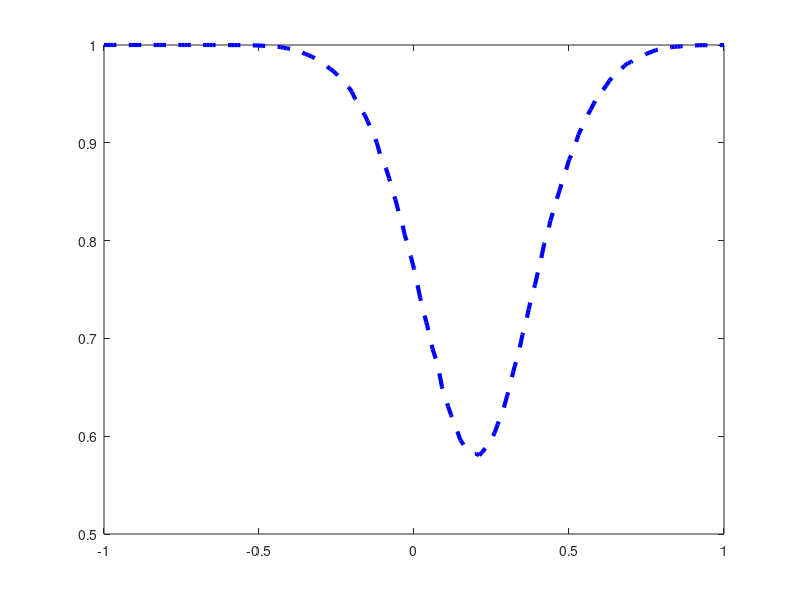

The MATLAB source for this figure: (Note: this script raises an error after producing the figure.)
% MIT 16.S498: Risk Aware and Robust Nonlinear Planning, Fall 2019
% Lecture 8: Nonlinear Robust Optimizaion
%% Distributionally Robust Chance Constrained Set 
%% Monte Carlo test

Prob_List=[];
for u=-1:0.01:1

% number of uncertainty samples
N=100000;

m1=random('Uniform',-0.1,0.1,1,N);sigma1=random('Uniform',0.1,0.3,1,N);
m2=random('Uniform',-0.1,0.1,1,N);sigma2=random('Uniform',0.1,0.3,1,N);
m3=random('Uniform',-0.1,0.1,1,N);sigma3=random('Uniform',0.1,0.3,1,N);
m4=random('Uniform',-0.1,0.1,1,N);sigma4=random('Uniform',0.1,0.3,1,N);

x1=random('Normal',m1,sigma1);
x2=random('Normal',m2,sigma2);
x3=random('Normal',m3,sigma3);
w=random('Normal',m4,sigma4);

% x(k+1)
f1=0.2*w.*x2;
f2=x1.*x3;
f3=1.2*x1-0.5*x2+x3+2*u;

% success set
K=-(1^2-(f1-0.1).^2/0.2^2-(f2-0.1).^2/0.2^2-(f3-0.4).^2/0.3^2);


Pro=size(find(K>=0),2)/N;
Prob_List=[Prob_List;u,Pro];

end
plot([-1:0.01:1],Prob_List(:,2),'--','LineWidth',3,'color','blue');hold on
plot([-1:0.01:1],1-Delta*ones(size([-1:0.01:1])),'--','color','blue','LineWidth',5);grid;hold on
str2 = '$ 1-\Delta $';text(0.6,0.9,str2,'Interpreter','latex','FontSize',30,'color','blue')         
grid on; xlim([-0.9 0.9]); ylim([0 1.5]);